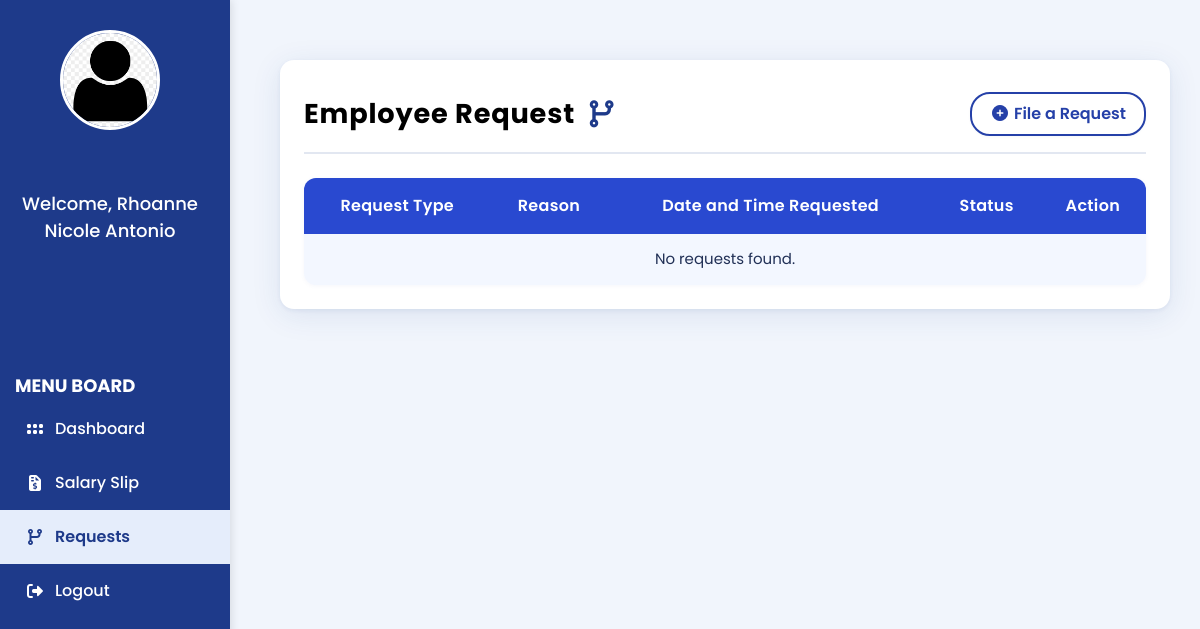
The page /Employee_Requests.php (signed in) on the database as committed earlier.
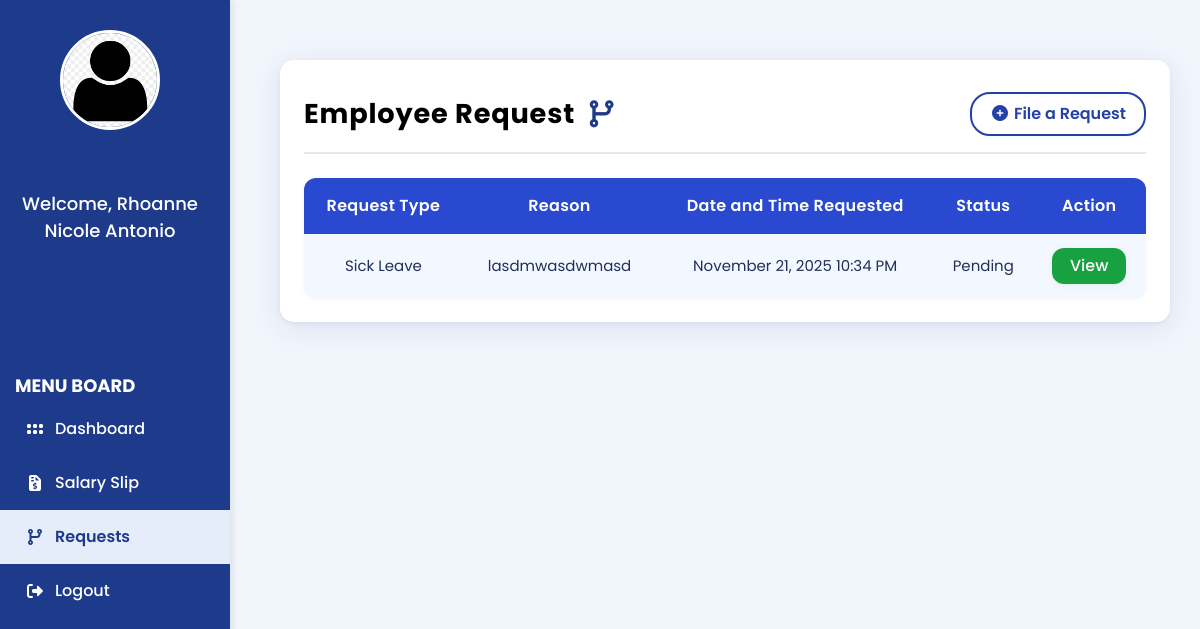
The same page on the database as committed later.
### tables this page shows
CREATE TABLE `employee_request` (
  `request_id` int(11) NOT NULL,
  `empID` varchar(100) NOT NULL,
  `fullname` varchar(150) DEFAULT NULL,
  `department` varchar(100) DEFAULT NULL,
  `position` varchar(100) DEFAULT NULL,
  `type_name` varchar(50) DEFAULT NULL,
  `email_address` varchar(150) DEFAULT NULL,
  `e_signature` varchar(255) DEFAULT NULL,
  `request_type_id` int(11) NOT NULL,
  `request_type_name` varchar(100) DEFAULT NULL,
  `reason` text DEFAULT NULL,
  `status` varchar(50) NOT NULL DEFAULT 'Pending',
  `action_by` varchar(100) DEFAULT NULL,
  `requested_at` datetime NOT NULL DEFAULT current_timestamp(),
  `leave_type_id` int(11) DEFAULT NULL,
  `leave_type_name` varchar(100) DEFAULT NULL
);

### Employee_Requests.php (the view, shortened to what the changed rows need)
<?php
require 'admin/db.connect.php';
$employeeID = $_SESSION['applicant_employee_id'] ?? null;
?>
<!DOCTYPE html>
<html lang="en">
<head>
  <link rel="stylesheet" href="manager-sidebar.css">
  <link href="https://cdn.jsdelivr.net/npm/bootstrap@5.3.2/dist/css/bootstrap.min.css" rel="stylesheet">
  <link rel="stylesheet" href="https://cdnjs.cloudflare.com/ajax/libs/font-awesome/7.0.1/css/all.min.css">
</head>
<body>
  <main class="main-content">
    <div class="main-box" id="blur-content">
      <div class="main-header">
        <div class="request-title">
          <h2 style="color:black;">Employee Request <i class="fa-solid fa-code-branch"></i></h2>
        </div>
      </div>
      <div class="request-table-container">
        <table class="request-table">
          <thead>
            <tr>
              <th>Request Type</th>
              <th>Reason</th>
              <th>Date and Time Requested</th>
              <th>Status</th>
              <th>Action</th>
            </tr>
          </thead>
          <tbody>
            <?php
            if ($employeeID) {
              $reqStmt = $conn->prepare("
                  SELECT request_type_name, leave_type_name, reason, status, requested_at, action_by
                  FROM employee_request
                  WHERE empID = ?
                  ORDER BY requested_at DESC
              ");
              $reqStmt->bind_param("s", $employeeID);
              $reqStmt->execute();
              $reqResult = $reqStmt->get_result();
              if ($reqResult->num_rows > 0) {
                while ($req = $reqResult->fetch_assoc()) {
                  $displayType = $req['leave_type_name'] ? $req['leave_type_name'] : $req['request_type_name'];
                  $date = date("F d, Y h:i A", strtotime($req['requested_at']));
                  $statusClass = strtolower($req['status']) === 'approved' ? 'approved' : (strtolower($req['status']) === 'pending' ? 'pending' : 'rejected');
                  $actionBy = $req['status'] === 'Pending' ? 'Pending' : htmlspecialchars($req['action_by'] ?? 'N/A');
                  echo "<tr>
            <td>" . htmlspecialchars($displayType) . "</td>
            <td>" . htmlspecialchars($req['reason']) . "</td>
            <td>$date</td>
            <td class='$statusClass'>" . htmlspecialchars($req['status']) . "</td>
            <td>
              <button class='view-btn'
                data-type='" . htmlspecialchars($displayType) . "'
                data-reason='" . htmlspecialchars($req['reason']) . "'
                data-date='$date'
                data-status='" . htmlspecialchars($req['status']) . "'
                data-action='$actionBy'
              >View</button>
            </td>
          </tr>";
                }
              } else {
                echo "<tr><td colspan='5'>No requests found.</td></tr>";
              }
            } else {
              echo "<tr><td colspan='5'>Employee not logged in.</td></tr>";
            }
            ?>
          </tbody>
        </table>
      </div>
    </div>
  </main>
</body>
</html>

Rows that differ between the two databases and show on the page:
added employee_request: leave_type_name "Sick Leave", reason "lasdmwasdwmasd", requested_at "November 21, 2025 10:34 PM", status "Pending"
Other text that changed with them:
text no longer shown: "No requests found."
